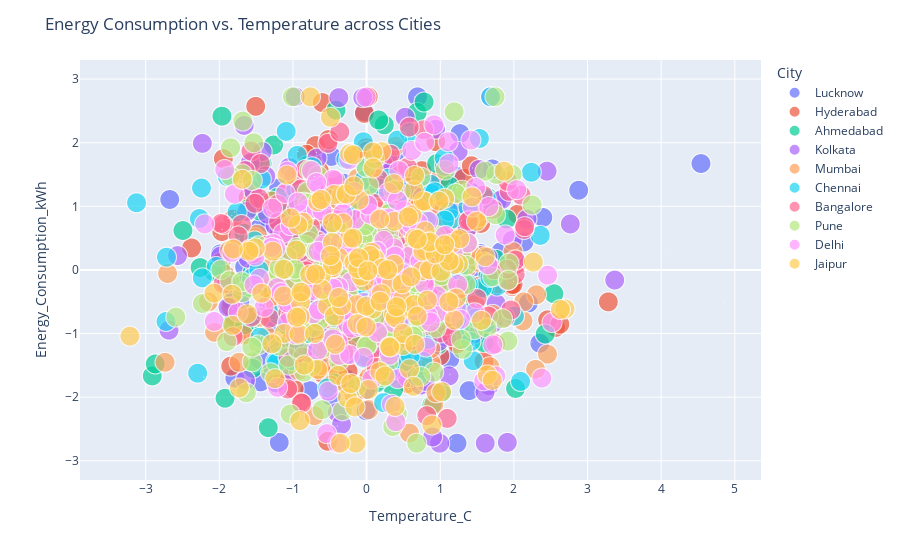

The cell this chart's notebook holds for it:
### Code cell
# Interactive scatter plot using Plotly
fig = px.scatter(df, x='Temperature_C', y='Energy_Consumption_kWh', color='City', size='Occupancy')
fig.update_layout(title="Energy Consumption vs. Temperature across Cities")
fig.show()

### Figure 1 — Plotly figure (JSON) as saved in the notebook; plotly's stock layout.template omitted (floating-point values rounded to 4 significant figures; data arrays with more than 128 entries replaced by an {"elided": "..."} marker saying what was removed)
{"data": [{"hovertemplate": "City=Lucknow<br>Temperature_C=%{x}<br>Energy_Consumption_kWh=%{y}<br>Occupancy=%{marker.size}<extra></extra>", "legendgroup": "Lucknow", "marker": {"color": "#636efa", "size": {"elided": "277 int values"}, "sizemode": "area", "sizeref": 0.0025, "symbol": "circle"}, "mode": "markers", "name": "Lucknow", "showlegend": true, "type": "scattergl", "x": {"elided": "277 float values"}, "xaxis": "x", "y": {"elided": "277 float values"}, "yaxis": "y"}, {"hovertemplate": "City=Hyderabad<br>Temperature_C=%{x}<br>Energy_Consumption_kWh=%{y}<br>Occupancy=%{marker.size}<extra></extra>", "legendgroup": "Hyderabad", "marker": {"color": "#EF553B", "size": {"elided": "267 int values"}, "sizemode": "area", "sizeref": 0.0025, "symbol": "circle"}, "mode": "markers", "name": "Hyderabad", "showlegend": true, "type": "scattergl", "x": {"elided": "267 float values"}, "xaxis": "x", "y": {"elided": "267 float values"}, "yaxis": "y"}, {"hovertemplate": "City=Ahmedabad<br>Temperature_C=%{x}<br>Energy_Consumption_kWh=%{y}<br>Occupancy=%{marker.size}<extra></extra>", "legendgroup": "Ahmedabad", "marker": {"color": "#00cc96", "size": {"elided": "252 int values"}, "sizemode": "area", "sizeref": 0.0025, "symbol": "circle"}, "mode": "markers", "name": "Ahmedabad", "showlegend": true, "type": "scattergl", "x": {"elided": "252 float values"}, "xaxis": "x", "y": {"elided": "252 float values"}, "yaxis": "y"}, {"hovertemplate": "City=Kolkata<br>Temperature_C=%{x}<br>Energy_Consumption_kWh=%{y}<br>Occupancy=%{marker.size}<extra></extra>", "legendgroup": "Kolkata", "marker": {"color": "#ab63fa", "size": {"elided": "263 int values"}, "sizemode": "area", "sizeref": 0.0025, "symbol": "circle"}, "mode": "markers", "name": "Kolkata", "showlegend": true, "type": "scattergl", "x": {"elided": "263 float values"}, "xaxis": "x", "y": {"elided": "263 float values"}, "yaxis": "y"}, {"hovertemplate": "City=Mumbai<br>Temperature_C=%{x}<br>Energy_Consumption_kWh=%{y}<br>Occupancy=%{marker.size}<extra></extra>", "legendgroup": "Mumbai", "marker": {"color": "#FFA15A", "size": {"elided": "224 int values"}, "sizemode": "area", "sizeref": 0.0025, "symbol": "circle"}, "mode": "markers", "name": "Mumbai", "showlegend": true, "type": "scattergl", "x": {"elided": "224 float values"}, "xaxis": "x", "y": {"elided": "224 float values"}, "yaxis": "y"}, {"hovertemplate": "City=Chennai<br>Temperature_C=%{x}<br>Energy_Consumption_kWh=%{y}<br>Occupancy=%{marker.size}<extra></extra>", "legendgroup": "Chennai", "marker": {"color": "#19d3f3", "size": {"elided": "232 int values"}, "sizemode": "area", "sizeref": 0.0025, "symbol": "circle"}, "mode": "markers", "name": "Chennai", "showlegend": true, "type": "scattergl", "x": {"elided": "232 float values"}, "xaxis": "x", "y": {"elided": "232 float values"}, "yaxis": "y"}, {"hovertemplate": "City=Bangalore<br>Temperature_C=%{x}<br>Energy_Consumption_kWh=%{y}<br>Occupancy=%{marker.size}<extra></extra>", "legendgroup": "Bangalore", "marker": {"color": "#FF6692", "size": {"elided": "251 int values"}, "sizemode": "area", "sizeref": 0.0025, "symbol": "circle"}, "mode": "markers", "name": "Bangalore", "showlegend": true, "type": "scattergl", "x": {"elided": "251 float values"}, "xaxis": "x", "y": {"elided": "251 float values"}, "yaxis": "y"}, {"hovertemplate": "City=Pune<br>Temperature_C=%{x}<br>Energy_Consumption_kWh=%{y}<br>Occupancy=%{marker.size}<extra></extra>", "legendgroup": "Pune", "marker": {"color": "#B6E880", "size": {"elided": "253 int values"}, "sizemode": "area", "sizeref": 0.0025, "symbol": "circle"}, "mode": "markers", "name": "Pune", "showlegend": true, "type": "scattergl", "x": {"elided": "253 float values"}, "xaxis": "x", "y": {"elided": "253 float values"}, "yaxis": "y"}, {"hovertemplate": "City=Delhi<br>Temperature_C=%{x}<br>Energy_Consumption_kWh=%{y}<br>Occupancy=%{marker.size}<extra></extra>", "legendgroup": "Delhi", "marker": {"color": "#FF97FF", "size": {"elided": "226 int values"}, "sizemode": "area", "sizeref": 0.0025, "symbol": "circle"}, "mode": "markers", "name": "Delhi", "showlegend": true, "type": "scattergl", "x": {"elided": "226 float values"}, "xaxis": "x", "y": {"elided": "226 float values"}, "yaxis": "y"}, {"hovertemplate": "City=Jaipur<br>Temperature_C=%{x}<br>Energy_Consumption_kWh=%{y}<br>Occupancy=%{marker.size}<extra></extra>", "legendgroup": "Jaipur", "marker": {"color": "#FECB52", "size": {"elided": "255 int values"}, "sizemode": "area", "sizeref": 0.0025, "symbol": "circle"}, "mode": "markers", "name": "Jaipur", "showlegend": true, "type": "scattergl", "x": {"elided": "255 float values"}, "xaxis": "x", "y": {"elided": "255 float values"}, "yaxis": "y"}], "layout": {"legend": {"itemsizing": "constant", "title": {"text": "City"}, "tracegroupgap": 0}, "margin": {"t": 60}, "title": {"text": "Energy Consumption vs. Temperature across Cities"}, "xaxis": {"anchor": "y", "domain": [0, 1], "title": {"text": "Temperature_C"}}, "yaxis": {"anchor": "x", "domain": [0, 1], "title": {"text": "Energy_Consumption_kWh"}}}}
